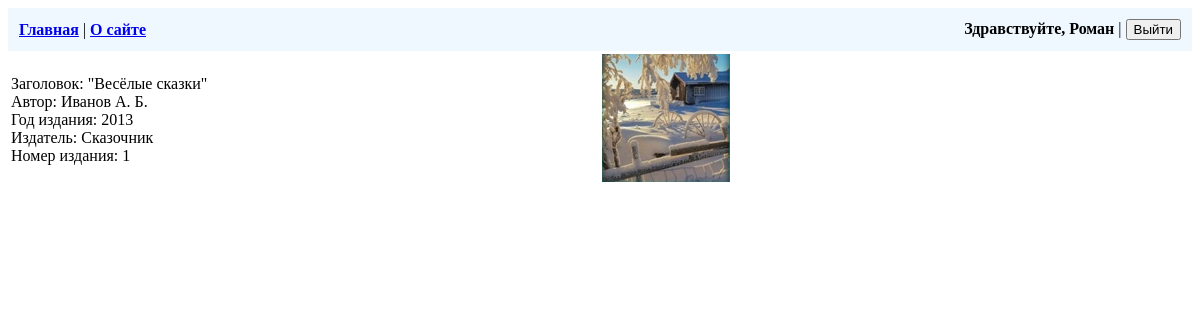
The app's page /1/ (signed in) with its own data.
### biblio/models.py (models this page shows, shortened)
class ListBooks(models.Model):
    title = models.CharField(max_length=100, verbose_name='Заголовок')
    author = models.CharField(max_length=60, verbose_name='Автор')
    year = models.IntegerField(validators=[MaxValueValidator(datetime.date.today().year)], verbose_name='Год издания')
    publisher = models.CharField(max_length=50, verbose_name='Издательство')
    edition = models.PositiveIntegerField(default=1, verbose_name='Номер издания')
    cover = models.ImageField(upload_to="covers/%Y/", blank=True, verbose_name='Обложка')
    class Meta:
        verbose_name = "Книга"
        verbose_name_plural = "Книги"
        ordering = ['title']

### biblio/views.py (the view, shortened to what this page needs)
# urls.py: path('<pk>/', views.DetailBook.as_view(), name='detail'),
class DetailBook(DetailView):
    model = ListBooks
    def get_context_data(self, **kwargs):
        count = Distribution.objects.filter(book_id=kwargs['object'].id).count()
        count = kwargs['object'].numberofbooks.number - count
        context = super().get_context_data(**kwargs)
        context['number_of_books'] = count
        context['form_edit'] = NumberOfBooksForm(initial={
            'number': kwargs['object'].numberofbooks.number,
            'additionally': kwargs['object'].numberofbooks.additionally
            }
        )
        if self.request.GET:
            context['message'] = self.request.GET['edit_num']
        return context

### biblio/templatetags/number_of_books_tag.py (called while the page is built)
@register.simple_tag()
def num(all_books, dist_books):
    rem_books = all_books - len(dist_books)
    if rem_books:
        message = ''
    else:
        message = '(нет в наличии)'
    return message

### biblio/templates/biblio/listbooks_detail.html
{% extends 'base.html' %}
{% block content %}
{% load number_of_books_tag %}
<table style="width: 100%;"><tr>
  <td>
    Заголовок: "{{ object.title }}"<br />
    Автор: {{ object.author }}<br />
    Год издания: {{ object.year }}<br />
    Издатель: {{ object.publisher }}<br />
    Номер издания: {{ object.edition }}<br />
  </td>
  <td style="width: 50%;">
    {% if object.cover %}
      <img src="{{object.cover.url}}" />
    {% endif %}
  </td>
</tr>
<tr><td>    {% if user.groups.get.name == 'Библиотекарь' %}
  В наличии: {{ number_of_books }}
      {% include 'one_form.html' with form=form_edit not_base_template=True center=True %}
      <b>Последние действия:</b> {{ message }}
      {% else %}
      <b>{% num object.numberofbooks.number object.distribution_set.all %}</b><br />
    {% endif %}
  </td><td></td></tr></table>
{% endblock %}

### templates/base.html (shortened to what this page needs)
{% load static %}
{% if not not_base_template %}
  <!DOCTYPE html>
    <head>
      <link href="{% static 'biblio/styles.css' %}" rel="stylesheet" />
      <link href="{% static 'users/styles.css' %}" rel="stylesheet" />
    </head>
    <body>
      <header><table class="table-header"><tr>
        <td>
          <b><a href="{% url 'home' %}">Главная</a></b> |
          <b><a href="{% url 'about' %}">О сайте</a></b>
        </td>
        <td>{% if not not_title_authorization %}
          {% if user and user.is_active %}
            <form method="post" action="{% url 'users:logout' %}" style="text-align: right;">
              <div><b>Здравствуйте, {{ user.username }}</b> | <button type="submit">Выйти</button></div>
            </form>
          {% else %}
            <form action="{% url 'users:login' %}" style="text-align: right;">
              <div><button type="submit">Авторизация</button></div>
            </form>
          {% endif %}
        {% endif %}</td>
      </tr></table></header>
      <main>
{% endif %}
        {% block content %}{% endblock %}
{% if not not_base_template %}
      </main>
    </body>
  </html>
{% endif %}

### users/static/users/styles.css (style rules this page uses)
.table-header { width: 100%; background-color:aliceblue; padding: 0.5rem; }

### records on screen
ListBooks: title "Весёлые сказки", author "Иванов А. Б.", year "2013", publisher "Сказочник", edition "1", cover (picture)

### other values on screen
{{ user.username }} "Роман"
